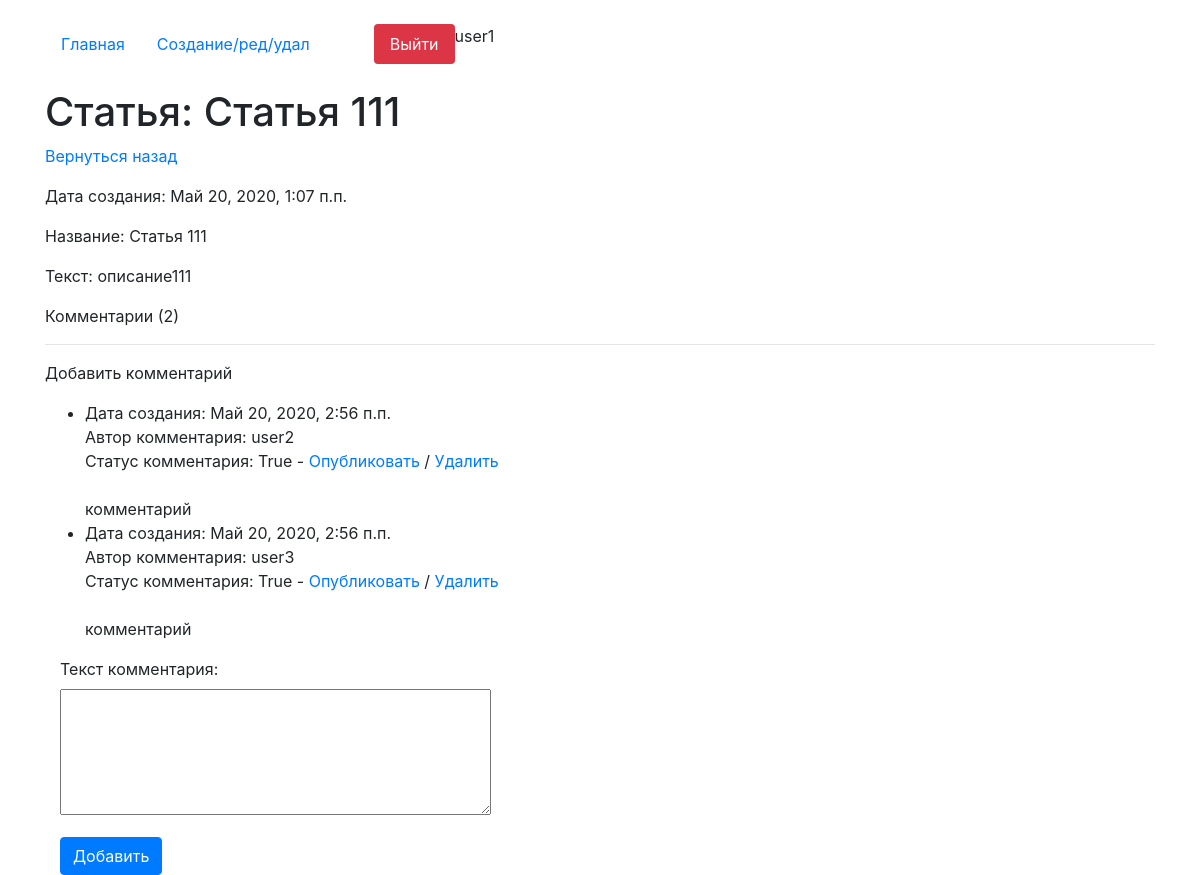
/detail/71 (signed in), run on the app's committed database.
### core/models.py (models this page shows, shortened)
class Articles(models.Model):
    author = models.ForeignKey(User, on_delete=models.CASCADE, verbose_name='Владелец статьи', blank=True, null=True)
    create_date = models.DateTimeField(auto_now=True)
    name = models.CharField(max_length=200, verbose_name='Название')
    text = models.TextField(verbose_name='Текст')
    class Meta:
        verbose_name = 'Статью'
        verbose_name_plural = 'Статьи'

class Comments(models.Model):
    article = models.ForeignKey(Articles, on_delete=models.CASCADE, verbose_name='Статья', blank=True, null=True,
                                related_name='comments_articles')
    author = models.ForeignKey(User, on_delete=models.CASCADE, verbose_name='Автор комментария', blank=True, null=True)
    create_date = models.DateTimeField(auto_now=True)
    text = models.TextField(verbose_name='Текст комментария')
    status = models.BooleanField(verbose_name='Видимость статьи', default=False)
    objects = StatusFilterComments()

### core/views.py (the view, shortened to what this page needs)
# urls.py: path('detail/<int:pk>', views.HomeDetailView.as_view(), name='detail_page'),
class HomeDetailView(CustomSuccessMessageMixin, FormMixin, DetailView):
    model = Articles
    template_name = 'detail.html'
    context_object_name = 'get_article'
    form_class = CommentForm
    success_msg = 'Комментарий успешно создан, ожидайте модерации'

### core/forms.py
class CommentForm(forms.ModelForm):
    class Meta:
        model = Comments
        fields = ('text',)
    def __init__(self, *args, **kwargs):
        super().__init__(*args, **kwargs)
        for field in self.fields:
            self.fields[field].widget.attrs['class'] = 'form-control'
        self.fields['text'].widget = Textarea(attrs={'rows': 5})

### core/models.py (called while the page is built)
    def get_queryset(self):
        return super().get_queryset().filter(
            Q(status=False, author=get_current_user()) | Q(status=False, article__author=get_current_user()) | Q(
                status=True))

### core/templates/detail.html (shortened to what this page needs)
{% extends 'index.html' %}
    {% block content %}
    <h1 class="mt-4">Статья: {{get_article.name}}</h1>
    <p><a href="/">Вернуться назад</a></p>
    <p>Дата создания:  {{get_article.create_date}}</p>
    <p>Название:  {{get_article.name}}</p>
    <p>Текст: {{get_article.text}}</p>
    <p>Комментарии ({{get_article.comments_articles.all.count}})</p>
    <hr>
    <p>Добавить комментарий</p>
    <ul>
    {% for item in get_article.comments_articles.all %}
    <li>
    {% include 'comment_item.html' %}
    </li>
    {% endfor %}
    </ul>
    <div class="col-4">
        <form action="" id="add_form" method="post">
                {{form.as_p}}
        </form>
        <button form="add_form" type="submit" class="btn btn-primary">Добавить</button>
    </div>
{% endblock %}

### core/templates/index.html (shortened to what this page needs)
<!doctype html>
<html lang="en">
  <head>
    <link rel="stylesheet" href="https://stackpath.bootstrapcdn.com/bootstrap/4.4.1/css/bootstrap.min.css">
  </head>
  <body>
      <div class="container mt-4">
          <ul class="nav nav-pills">
  <li class="nav-item">
      {% url 'home' as url_home %}
    <a class="nav-link {% if url_home == request.path %}active{% endif %}" href="{{url_home}}">Главная</a>
  </li>
  <li class="nav-item">
      {% url 'edit_page' as url_edit_page %}
    <a class="nav-link {% if url_edit_page == request.path %}active{% endif %}" href="{{url_edit_page}}">Создание/ред/удал</a>
  </li>
  {% if request.user.is_authenticated %}
      <li class="nav-item">
        {% url 'logout_page' as url_logout_page %}
    <a class="nav-link btn-danger ml-5" href="{{url_logout_page}}">Выйти</a>
  </li>
  {% endif %}
{{request.user}}
</ul>
    {% block content %}{% endblock %}
</div>
  </body>
</html>

### core/templates/comment_item.html (shortened to what this page needs)
    Дата создания: {{item.create_date}} <br>
    Автор комментария: {{item.author}} <br>
    Статус комментария: {{item.status}}
    {% if item.article.author == request.user %}
     -
    <a class="update_status" data-url="{% url 'update_comment_status' item.id 'public' %}" href="#">Опубликовать</a> /
    <a class="update_status" data-url="{% url 'update_comment_status' item.id 'delete' %}" href="#">Удалить</a>
    {% endif %}
    <br><br>
    {{item.text}}

### data on the page
Articles: name "Статья 111", create_date "Май 20, 2020, 1:07 п.п.", text "описание111", comments_articles.all.count "2"
Comments: create_date "Май 20, 2020, 2:56 п.п.", author "user2", status "True", shows "Опубликовать", text "комментарий"
Comments: create_date "Май 20, 2020, 2:56 п.п.", author "user3", status "True", shows "Опубликовать", text "комментарий"

### other printed values
{{ request.user }} "user1"
